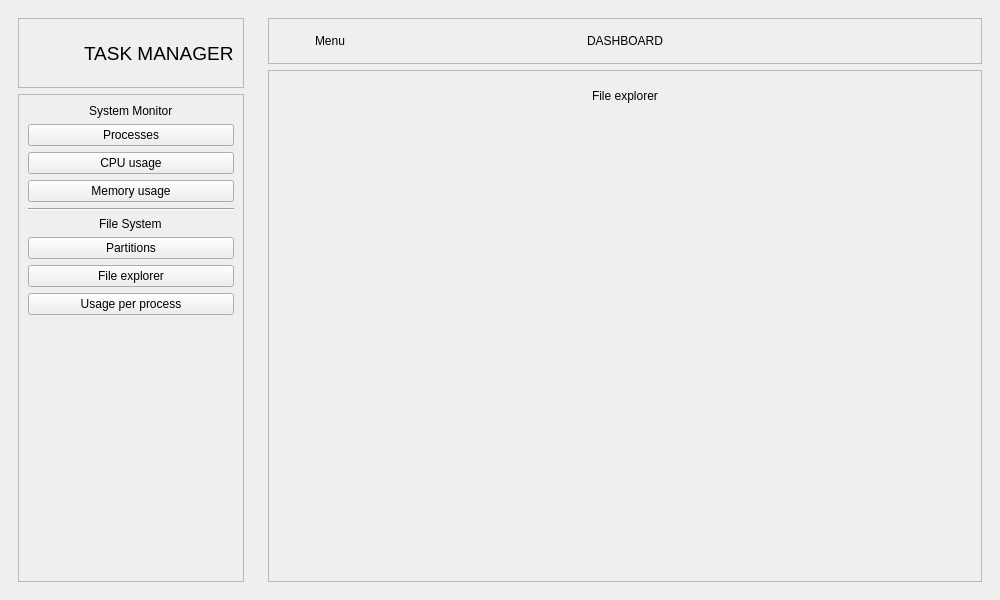
<?xml version="1.0" encoding="UTF-8"?>
<ui version="4.0">
 <class>MainWindow</class>
 <widget class="QMainWindow" name="MainWindow">
  <property name="geometry">
   <rect>
    <x>0</x>
    <y>0</y>
    <width>1000</width>
    <height>600</height>
   </rect>
  </property>
  <property name="windowTitle">
   <string>MainWindow</string>
  </property>
  <widget class="QWidget" name="centralwidget">
   <layout class="QHBoxLayout" name="horizontalLayout">
    <item>
     <widget class="QFrame" name="side_menu_frame">
      <property name="frameShape">
       <enum>QFrame::Shape::NoFrame</enum>
      </property>
      <property name="frameShadow">
       <enum>QFrame::Shadow::Raised</enum>
      </property>
      <layout class="QVBoxLayout" name="verticalLayout">
       <item>
        <widget class="QFrame" name="frame_3">
         <property name="frameShape">
          <enum>QFrame::Shape::StyledPanel</enum>
         </property>
         <property name="frameShadow">
          <enum>QFrame::Shadow::Raised</enum>
         </property>
         <layout class="QHBoxLayout" name="horizontalLayout_5">
          <item>
           <widget class="QLabel" name="label_7">
            <property name="minimumSize">
             <size>
              <width>50</width>
              <height>50</height>
             </size>
            </property>
            <property name="maximumSize">
             <size>
              <width>100</width>
              <height>100</height>
             </size>
            </property>
            <property name="text">
             <string/>
            </property>
            <property name="pixmap">
             <pixmap>icons/pie-chart.svg</pixmap>
            </property>
            <property name="scaledContents">
             <bool>true</bool>
            </property>
            <property name="wordWrap">
             <bool>false</bool>
            </property>
           </widget>
          </item>
          <item alignment="Qt::AlignmentFlag::AlignHCenter">
           <widget class="QLabel" name="label">
            <property name="font">
             <font>
              <pointsize>14</pointsize>
             </font>
            </property>
            <property name="text">
             <string>TASK MANAGER</string>
            </property>
           </widget>
          </item>
         </layout>
        </widget>
       </item>
       <item>
        <widget class="QFrame" name="menu_options_frame">
         <property name="frameShape">
          <enum>QFrame::Shape::StyledPanel</enum>
         </property>
         <property name="frameShadow">
          <enum>QFrame::Shadow::Raised</enum>
         </property>
         <layout class="QVBoxLayout" name="verticalLayout_2">
          <item alignment="Qt::AlignmentFlag::AlignHCenter">
           <widget class="QLabel" name="label_8">
            <property name="text">
             <string>System Monitor</string>
            </property>
           </widget>
          </item>
          <item>
           <widget class="QPushButton" name="processes_button">
            <property name="mouseTracking">
             <bool>false</bool>
            </property>
            <property name="tabletTracking">
             <bool>false</bool>
            </property>
            <property name="text">
             <string>Processes</string>
            </property>
            <property name="icon">
             <iconset>
              <normaloff>icons/activity.svg</normaloff>icons/activity.svg</iconset>
            </property>
            <property name="iconSize">
             <size>
              <width>20</width>
              <height>20</height>
             </size>
            </property>
            <property name="flat">
             <bool>false</bool>
            </property>
           </widget>
          </item>
          <item>
           <widget class="QPushButton" name="cpu_usage_button">
            <property name="text">
             <string>CPU usage</string>
            </property>
            <property name="icon">
             <iconset>
              <normaloff>icons/cpu.svg</normaloff>icons/cpu.svg</iconset>
            </property>
            <property name="iconSize">
             <size>
              <width>20</width>
              <height>20</height>
             </size>
            </property>
            <property name="flat">
             <bool>false</bool>
            </property>
           </widget>
          </item>
          <item>
           <widget class="QPushButton" name="memory_usage_button">
            <property name="text">
             <string>Memory usage</string>
            </property>
            <property name="icon">
             <iconset>
              <normaloff>icons/hard-drive.svg</normaloff>icons/hard-drive.svg</iconset>
            </property>
            <property name="iconSize">
             <size>
              <width>20</width>
              <height>20</height>
             </size>
            </property>
            <property name="flat">
             <bool>false</bool>
            </property>
           </widget>
          </item>
          <item>
           <widget class="Line" name="line_3">
            <property name="orientation">
             <enum>Qt::Orientation::Horizontal</enum>
            </property>
           </widget>
          </item>
          <item alignment="Qt::AlignmentFlag::AlignHCenter">
           <widget class="QLabel" name="label_12">
            <property name="text">
             <string>File System</string>
            </property>
           </widget>
          </item>
          <item>
           <widget class="QPushButton" name="partitions_button">
            <property name="text">
             <string>Partitions</string>
            </property>
            <property name="icon">
             <iconset>
              <normaloff>icons/grid.svg</normaloff>icons/grid.svg</iconset>
            </property>
           </widget>
          </item>
          <item>
           <widget class="QPushButton" name="file_explorer_button">
            <property name="text">
             <string>File explorer</string>
            </property>
            <property name="icon">
             <iconset>
              <normaloff>icons/archive.svg</normaloff>icons/archive.svg</iconset>
            </property>
           </widget>
          </item>
          <item>
           <widget class="QPushButton" name="usage_per_process_button">
            <property name="text">
             <string>Usage per process</string>
            </property>
            <property name="icon">
             <iconset>
              <normaloff>icons/sliders.svg</normaloff>icons/sliders.svg</iconset>
            </property>
           </widget>
          </item>
          <item>
           <spacer name="verticalSpacer">
            <property name="orientation">
             <enum>Qt::Orientation::Vertical</enum>
            </property>
            <property name="sizeHint" stdset="0">
             <size>
              <width>20</width>
              <height>349</height>
             </size>
            </property>
           </spacer>
          </item>
         </layout>
        </widget>
       </item>
      </layout>
     </widget>
    </item>
    <item>
     <widget class="QFrame" name="frame_2">
      <property name="frameShape">
       <enum>QFrame::Shape::NoFrame</enum>
      </property>
      <property name="frameShadow">
       <enum>QFrame::Shadow::Raised</enum>
      </property>
      <layout class="QVBoxLayout" name="verticalLayout_3">
       <item>
        <widget class="QFrame" name="frame_6">
         <property name="frameShape">
          <enum>QFrame::Shape::StyledPanel</enum>
         </property>
         <property name="frameShadow">
          <enum>QFrame::Shadow::Raised</enum>
         </property>
         <layout class="QHBoxLayout" name="horizontalLayout_2">
          <property name="leftMargin">
           <number>0</number>
          </property>
          <property name="topMargin">
           <number>0</number>
          </property>
          <property name="rightMargin">
           <number>0</number>
          </property>
          <property name="bottomMargin">
           <number>0</number>
          </property>
          <item>
           <widget class="QFrame" name="frame_8">
            <property name="minimumSize">
             <size>
              <width>77</width>
              <height>44</height>
             </size>
            </property>
            <property name="frameShape">
             <enum>QFrame::Shape::NoFrame</enum>
            </property>
            <property name="frameShadow">
             <enum>QFrame::Shadow::Raised</enum>
            </property>
            <layout class="QHBoxLayout" name="horizontalLayout_3">
             <property name="leftMargin">
              <number>0</number>
             </property>
             <property name="rightMargin">
              <number>0</number>
             </property>
             <item>
              <widget class="QPushButton" name="pushButton_4">
               <property name="text">
                <string/>
               </property>
               <property name="icon">
                <iconset>
                 <normaloff>icons/menu.svg</normaloff>icons/menu.svg</iconset>
               </property>
               <property name="iconSize">
                <size>
                 <width>20</width>
                 <height>20</height>
                </size>
               </property>
               <property name="default">
                <bool>false</bool>
               </property>
               <property name="flat">
                <bool>true</bool>
               </property>
              </widget>
             </item>
             <item>
              <widget class="QLabel" name="label_2">
               <property name="text">
                <string>Menu</string>
               </property>
              </widget>
             </item>
            </layout>
           </widget>
          </item>
          <item>
           <widget class="QFrame" name="frame_9">
            <property name="frameShape">
             <enum>QFrame::Shape::NoFrame</enum>
            </property>
            <property name="frameShadow">
             <enum>QFrame::Shadow::Raised</enum>
            </property>
            <layout class="QHBoxLayout" name="horizontalLayout_4">
             <property name="leftMargin">
              <number>0</number>
             </property>
             <property name="rightMargin">
              <number>0</number>
             </property>
             <item>
              <spacer name="horizontalSpacer">
               <property name="orientation">
                <enum>Qt::Orientation::Horizontal</enum>
               </property>
               <property name="sizeHint" stdset="0">
                <size>
                 <width>40</width>
                 <height>20</height>
                </size>
               </property>
              </spacer>
             </item>
             <item alignment="Qt::AlignmentFlag::AlignHCenter">
              <widget class="QLabel" name="label_3">
               <property name="text">
                <string>DASHBOARD</string>
               </property>
              </widget>
             </item>
             <item>
              <spacer name="horizontalSpacer_4">
               <property name="orientation">
                <enum>Qt::Orientation::Horizontal</enum>
               </property>
               <property name="sizeHint" stdset="0">
                <size>
                 <width>114</width>
                 <height>20</height>
                </size>
               </property>
              </spacer>
             </item>
            </layout>
           </widget>
          </item>
          <item>
           <widget class="QFrame" name="frame_5">
            <property name="minimumSize">
             <size>
              <width>77</width>
              <height>44</height>
             </size>
            </property>
            <property name="frameShape">
             <enum>QFrame::Shape::NoFrame</enum>
            </property>
            <property name="frameShadow">
             <enum>QFrame::Shadow::Raised</enum>
            </property>
           </widget>
          </item>
         </layout>
        </widget>
       </item>
       <item>
        <widget class="QFrame" name="frame_7">
         <property name="frameShape">
          <enum>QFrame::Shape::StyledPanel</enum>
         </property>
         <property name="frameShadow">
          <enum>QFrame::Shadow::Raised</enum>
         </property>
         <layout class="QVBoxLayout" name="verticalLayout_4">
          <item>
           <widget class="QStackedWidget" name="stacked_pages">
            <property name="currentIndex">
             <number>4</number>
            </property>
            <widget class="QWidget" name="process_page">
             <layout class="QVBoxLayout" name="verticalLayout_5">
              <item alignment="Qt::AlignmentFlag::AlignTop">
               <widget class="QFrame" name="frame_10">
                <property name="frameShape">
                 <enum>QFrame::Shape::NoFrame</enum>
                </property>
                <property name="frameShadow">
                 <enum>QFrame::Shadow::Raised</enum>
                </property>
                <layout class="QHBoxLayout" name="horizontalLayout_6">
                 <property name="leftMargin">
                  <number>0</number>
                 </property>
                 <property name="topMargin">
                  <number>0</number>
                 </property>
                 <property name="rightMargin">
                  <number>0</number>
                 </property>
                 <property name="bottomMargin">
                  <number>0</number>
                 </property>
                 <item alignment="Qt::AlignmentFlag::AlignHCenter">
                  <widget class="QLabel" name="label_4">
                   <property name="text">
                    <string>Running processes</string>
                   </property>
                  </widget>
                 </item>
                </layout>
               </widget>
              </item>
              <item>
               <widget class="QFrame" name="frame_11">
                <property name="sizePolicy">
                 <sizepolicy hsizetype="Preferred" vsizetype="Expanding">
                  <horstretch>0</horstretch>
                  <verstretch>0</verstretch>
                 </sizepolicy>
                </property>
                <property name="frameShape">
                 <enum>QFrame::Shape::StyledPanel</enum>
                </property>
                <property name="frameShadow">
                 <enum>QFrame::Shadow::Raised</enum>
                </property>
                <layout class="QVBoxLayout" name="verticalLayout_6">
                 <property name="leftMargin">
                  <number>0</number>
                 </property>
                 <property name="topMargin">
                  <number>0</number>
                 </property>
                 <property name="rightMargin">
                  <number>0</number>
                 </property>
                 <property name="bottomMargin">
                  <number>0</number>
                 </property>
                 <item>
                  <widget class="QTableWidget" name="process_table">
                   <property name="editTriggers">
                    <set>QAbstractItemView::EditTrigger::NoEditTriggers</set>
                   </property>
                   <property name="gridStyle">
                    <enum>Qt::PenStyle::DashLine</enum>
                   </property>
                  </widget>
                 </item>
                 <item>
                  <widget class="QFrame" name="labels_frame">
                   <property name="frameShape">
                    <enum>QFrame::Shape::StyledPanel</enum>
                   </property>
                   <property name="frameShadow">
                    <enum>QFrame::Shadow::Raised</enum>
                   </property>
                   <layout class="QHBoxLayout" name="horizontalLayout_9">
                    <item>
                     <widget class="QLabel" name="label_9">
                      <property name="text">
                       <string>Processes:</string>
                      </property>
                     </widget>
                    </item>
                    <item>
                     <widget class="QLabel" name="total_proc_label">
                      <property name="text">
                       <string>0</string>
                      </property>
                     </widget>
                    </item>
                    <item>
                     <widget class="Line" name="line">
                      <property name="orientation">
                       <enum>Qt::Orientation::Vertical</enum>
                      </property>
                     </widget>
                    </item>
                    <item alignment="Qt::AlignmentFlag::AlignRight">
                     <widget class="QLabel" name="label_11">
                      <property name="text">
                       <string>Threads:</string>
                      </property>
                     </widget>
                    </item>
                    <item alignment="Qt::AlignmentFlag::AlignRight">
                     <widget class="QLabel" name="total_threads_label">
                      <property name="text">
                       <string>0</string>
                      </property>
                     </widget>
                    </item>
                   </layout>
                  </widget>
                 </item>
                </layout>
               </widget>
              </item>
             </layout>
            </widget>
            <widget class="QWidget" name="memory_use_page">
             <layout class="QVBoxLayout" name="verticalLayout_11">
              <item>
               <widget class="QFrame" name="frame_15">
                <property name="frameShape">
                 <enum>QFrame::Shape::NoFrame</enum>
                </property>
                <property name="frameShadow">
                 <enum>QFrame::Shadow::Raised</enum>
                </property>
                <layout class="QVBoxLayout" name="verticalLayout_12">
                 <property name="leftMargin">
                  <number>0</number>
                 </property>
                 <property name="topMargin">
                  <number>0</number>
                 </property>
                 <property name="rightMargin">
                  <number>0</number>
                 </property>
                 <property name="bottomMargin">
                  <number>0</number>
                 </property>
                 <item alignment="Qt::AlignmentFlag::AlignHCenter">
                  <widget class="QLabel" name="label_6">
                   <property name="text">
                    <string>Memory usage</string>
                   </property>
                  </widget>
                 </item>
                </layout>
               </widget>
              </item>
              <item>
               <widget class="QFrame" name="mem_graph_frame">
                <property name="sizePolicy">
                 <sizepolicy hsizetype="Preferred" vsizetype="Expanding">
                  <horstretch>0</horstretch>
                  <verstretch>0</verstretch>
                 </sizepolicy>
                </property>
                <property name="frameShape">
                 <enum>QFrame::Shape::StyledPanel</enum>
                </property>
                <property name="frameShadow">
                 <enum>QFrame::Shadow::Raised</enum>
                </property>
                <layout class="QVBoxLayout" name="verticalLayout_10">
                 <property name="leftMargin">
                  <number>0</number>
                 </property>
                 <property name="topMargin">
                  <number>0</number>
                 </property>
                 <property name="rightMargin">
                  <number>0</number>
                 </property>
                 <property name="bottomMargin">
                  <number>0</number>
                 </property>
                </layout>
               </widget>
              </item>
              <item>
               <widget class="QFrame" name="frame">
                <property name="frameShape">
                 <enum>QFrame::Shape::StyledPanel</enum>
                </property>
                <property name="frameShadow">
                 <enum>QFrame::Shadow::Raised</enum>
                </property>
                <layout class="QHBoxLayout" name="horizontalLayout_7">
                 <item alignment="Qt::AlignmentFlag::AlignLeft">
                  <widget class="QLabel" name="label_13">
                   <property name="text">
                    <string>RAM:</string>
                   </property>
                  </widget>
                 </item>
                 <item>
                  <widget class="QLabel" name="total_ram_label">
                   <property name="text">
                    <string>0/0 MB</string>
                   </property>
                  </widget>
                 </item>
                 <item>
                  <widget class="Line" name="line_2">
                   <property name="orientation">
                    <enum>Qt::Orientation::Vertical</enum>
                   </property>
                  </widget>
                 </item>
                 <item alignment="Qt::AlignmentFlag::AlignRight">
                  <widget class="QLabel" name="label_10">
                   <property name="text">
                    <string>Swap:</string>
                   </property>
                  </widget>
                 </item>
                 <item alignment="Qt::AlignmentFlag::AlignRight">
                  <widget class="QLabel" name="total_swap_label">
                   <property name="text">
                    <string>0/0 MB</string>
                   </property>
                  </widget>
                 </item>
                </layout>
               </widget>
              </item>
             </layout>
            </widget>
            <widget class="QWidget" name="cpu_use_page">
             <layout class="QVBoxLayout" name="verticalLayout_8">
              <item>
               <widget class="QFrame" name="frame_13">
                <property name="frameShape">
                 <enum>QFrame::Shape::NoFrame</enum>
                </property>
                <property name="frameShadow">
                 <enum>QFrame::Shadow::Raised</enum>
                </property>
                <layout class="QVBoxLayout" name="verticalLayout_9">
                 <property name="leftMargin">
                  <number>0</number>
                 </property>
                 <property name="topMargin">
                  <number>0</number>
                 </property>
                 <property name="rightMargin">
                  <number>0</number>
                 </property>
                 <property name="bottomMargin">
                  <number>0</number>
                 </property>
                 <item alignment="Qt::AlignmentFlag::AlignHCenter">
                  <widget class="QLabel" name="label_5">
                   <property name="text">
                    <string>CPU usage</string>
                   </property>
                  </widget>
                 </item>
                </layout>
               </widget>
              </item>
              <item>
               <widget class="QFrame" name="cpu_graph_frame">
                <property name="sizePolicy">
                 <sizepolicy hsizetype="Preferred" vsizetype="Expanding">
                  <horstretch>0</horstretch>
                  <verstretch>0</verstretch>
                 </sizepolicy>
                </property>
                <property name="frameShape">
                 <enum>QFrame::Shape::StyledPanel</enum>
                </property>
                <property name="frameShadow">
                 <enum>QFrame::Shadow::Raised</enum>
                </property>
                <layout class="QVBoxLayout" name="verticalLayout_7">
                 <property name="leftMargin">
                  <number>0</number>
                 </property>
                 <property name="topMargin">
                  <number>0</number>
                 </property>
                 <property name="rightMargin">
                  <number>0</number>
                 </property>
                 <property name="bottomMargin">
                  <number>0</number>
                 </property>
                </layout>
               </widget>
              </item>
             </layout>
            </widget>
            <widget class="QWidget" name="partitions_page">
             <layout class="QVBoxLayout" name="verticalLayout_13">
              <item alignment="Qt::AlignmentFlag::AlignTop">
               <widget class="QFrame" name="frame_4">
                <property name="frameShape">
                 <enum>QFrame::Shape::NoFrame</enum>
                </property>
                <property name="frameShadow">
                 <enum>QFrame::Shadow::Raised</enum>
                </property>
                <layout class="QVBoxLayout" name="verticalLayout_19">
                 <property name="leftMargin">
                  <number>0</number>
                 </property>
                 <property name="topMargin">
                  <number>0</number>
                 </property>
                 <property name="rightMargin">
                  <number>0</number>
                 </property>
                 <property name="bottomMargin">
                  <number>0</number>
                 </property>
                 <item alignment="Qt::AlignmentFlag::AlignHCenter|Qt::AlignmentFlag::AlignTop">
                  <widget class="QLabel" name="label_14">
                   <property name="text">
                    <string>Partitions</string>
                   </property>
                  </widget>
                 </item>
                </layout>
               </widget>
              </item>
              <item>
               <widget class="QFrame" name="partitions_frame_organizer">
                <property name="frameShape">
                 <enum>QFrame::Shape::NoFrame</enum>
                </property>
                <property name="frameShadow">
                 <enum>QFrame::Shadow::Raised</enum>
                </property>
                <layout class="QVBoxLayout" name="verticalLayout_18">
                 <item>
                  <widget class="QFrame" name="partitions_frame">
                   <property name="frameShape">
                    <enum>QFrame::Shape::NoFrame</enum>
                   </property>
                   <property name="frameShadow">
                    <enum>QFrame::Shadow::Raised</enum>
                   </property>
                   <layout class="QVBoxLayout" name="verticalLayout_20">
                    <property name="leftMargin">
                     <number>0</number>
                    </property>
                    <property name="topMargin">
                     <number>0</number>
                    </property>
                    <property name="rightMargin">
                     <number>0</number>
                    </property>
                    <property name="bottomMargin">
                     <number>0</number>
                    </property>
                   </layout>
                  </widget>
                 </item>
                 <item>
                  <widget class="QFrame" name="spacer_frame">
                   <property name="frameShape">
                    <enum>QFrame::Shape::NoFrame</enum>
                   </property>
                   <layout class="QVBoxLayout" name="verticalLayout_21">
                    <property name="leftMargin">
                     <number>0</number>
                    </property>
                    <property name="topMargin">
                     <number>0</number>
                    </property>
                    <property name="rightMargin">
                     <number>0</number>
                    </property>
                    <property name="bottomMargin">
                     <number>0</number>
                    </property>
                    <item>
                     <spacer name="verticalSpacer_2">
                      <property name="orientation">
                       <enum>Qt::Orientation::Vertical</enum>
                      </property>
                      <property name="sizeHint" stdset="0">
                       <size>
                        <width>20</width>
                        <height>40</height>
                       </size>
                      </property>
                     </spacer>
                    </item>
                   </layout>
                  </widget>
                 </item>
                </layout>
               </widget>
              </item>
             </layout>
            </widget>
            <widget class="QWidget" name="file_explorer_page">
             <layout class="QVBoxLayout" name="verticalLayout_14">
              <item alignment="Qt::AlignmentFlag::AlignTop">
               <widget class="QFrame" name="frame_12">
                <property name="frameShape">
                 <enum>QFrame::Shape::NoFrame</enum>
                </property>
                <property name="frameShadow">
                 <enum>QFrame::Shadow::Raised</enum>
                </property>
                <layout class="QHBoxLayout" name="horizontalLayout_10">
                 <property name="leftMargin">
                  <number>0</number>
                 </property>
                 <property name="topMargin">
                  <number>0</number>
                 </property>
                 <property name="rightMargin">
                  <number>0</number>
                 </property>
                 <property name="bottomMargin">
                  <number>0</number>
                 </property>
                 <item alignment="Qt::AlignmentFlag::AlignHCenter">
                  <widget class="QLabel" name="label_15">
                   <property name="text">
                    <string>File explorer</string>
                   </property>
                  </widget>
                 </item>
                </layout>
               </widget>
              </item>
              <item>
               <widget class="QFrame" name="frame_14">
                <property name="frameShape">
                 <enum>QFrame::Shape::NoFrame</enum>
                </property>
                <property name="frameShadow">
                 <enum>QFrame::Shadow::Raised</enum>
                </property>
                <layout class="QVBoxLayout" name="verticalLayout_17">
                 <property name="leftMargin">
                  <number>0</number>
                 </property>
                 <property name="topMargin">
                  <number>0</number>
                 </property>
                 <property name="rightMargin">
                  <number>0</number>
                 </property>
                 <property name="bottomMargin">
                  <number>0</number>
                 </property>
                 <item>
                  <widget class="QFrame" name="file_explorer_frame">
                   <property name="frameShape">
                    <enum>QFrame::Shape::NoFrame</enum>
                   </property>
                   <property name="frameShadow">
                    <enum>QFrame::Shadow::Raised</enum>
                   </property>
                   <layout class="QVBoxLayout" name="verticalLayout_22">
                    <property name="leftMargin">
                     <number>0</number>
                    </property>
                    <property name="topMargin">
                     <number>0</number>
                    </property>
                    <property name="rightMargin">
                     <number>0</number>
                    </property>
                    <property name="bottomMargin">
                     <number>0</number>
                    </property>
                   </layout>
                  </widget>
                 </item>
                 <item>
                  <widget class="QFrame" name="file_spacer_frame">
                   <property name="frameShape">
                    <enum>QFrame::Shape::NoFrame</enum>
                   </property>
                   <property name="frameShadow">
                    <enum>QFrame::Shadow::Raised</enum>
                   </property>
                   <layout class="QVBoxLayout" name="verticalLayout_23">
                    <property name="leftMargin">
                     <number>0</number>
                    </property>
                    <property name="topMargin">
                     <number>0</number>
                    </property>
                    <property name="rightMargin">
                     <number>0</number>
                    </property>
                    <property name="bottomMargin">
                     <number>0</number>
                    </property>
                    <item>
                     <spacer name="verticalSpacer_3">
                      <property name="orientation">
                       <enum>Qt::Orientation::Vertical</enum>
                      </property>
                      <property name="sizeHint" stdset="0">
                       <size>
                        <width>20</width>
                        <height>40</height>
                       </size>
                      </property>
                     </spacer>
                    </item>
                   </layout>
                  </widget>
                 </item>
                </layout>
               </widget>
              </item>
             </layout>
            </widget>
            <widget class="QWidget" name="usage_per_process_page">
             <layout class="QVBoxLayout" name="verticalLayout_15">
              <item alignment="Qt::AlignmentFlag::AlignTop">
               <widget class="QFrame" name="frame_16">
                <property name="frameShape">
                 <enum>QFrame::Shape::NoFrame</enum>
                </property>
                <property name="frameShadow">
                 <enum>QFrame::Shadow::Raised</enum>
                </property>
                <layout class="QHBoxLayout" name="horizontalLayout_11">
                 <property name="leftMargin">
                  <number>0</number>
                 </property>
                 <property name="topMargin">
                  <number>0</number>
                 </property>
                 <property name="rightMargin">
                  <number>0</number>
                 </property>
                 <property name="bottomMargin">
                  <number>0</number>
                 </property>
                 <item alignment="Qt::AlignmentFlag::AlignHCenter">
                  <widget class="QLabel" name="label_16">
                   <property name="text">
                    <string>Usage per process</string>
                   </property>
                  </widget>
                 </item>
                </layout>
               </widget>
              </item>
              <item>
               <widget class="QFrame" name="frame_17">
                <property name="frameShape">
                 <enum>QFrame::Shape::StyledPanel</enum>
                </property>
                <property name="frameShadow">
                 <enum>QFrame::Shadow::Raised</enum>
                </property>
                <layout class="QVBoxLayout" name="verticalLayout_16">
                 <property name="leftMargin">
                  <number>0</number>
                 </property>
                 <property name="topMargin">
                  <number>0</number>
                 </property>
                 <property name="rightMargin">
                  <number>0</number>
                 </property>
                 <property name="bottomMargin">
                  <number>0</number>
                 </property>
                 <item>
                  <widget class="QTableWidget" name="usage_per_proc_table">
                   <property name="editTriggers">
                    <set>QAbstractItemView::EditTrigger::NoEditTriggers</set>
                   </property>
                   <property name="gridStyle">
                    <enum>Qt::PenStyle::DashLine</enum>
                   </property>
                  </widget>
                 </item>
                </layout>
               </widget>
              </item>
             </layout>
            </widget>
           </widget>
          </item>
         </layout>
        </widget>
       </item>
      </layout>
     </widget>
    </item>
   </layout>
  </widget>
 </widget>
 <resources/>
 <connections/>
</ui>
